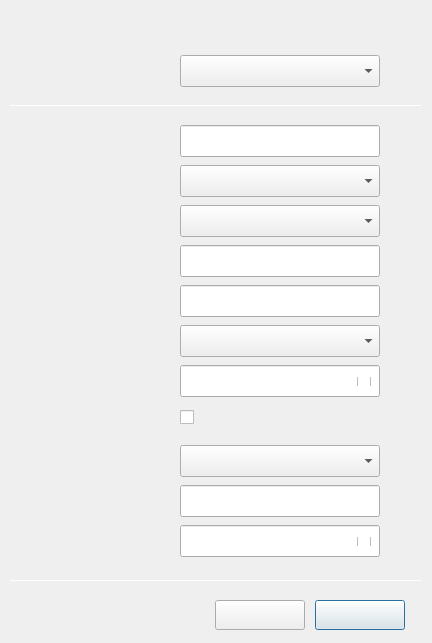
<?xml version="1.0" encoding="UTF-8"?>
<ui version="4.0">
 <class>DlgConnHidWifiSecTunnelTLS</class>
 <widget class="QDialog" name="DlgConnHidWifiSecTunnelTLS">
  <property name="geometry">
   <rect>
    <x>0</x>
    <y>0</y>
    <width>432</width>
    <height>643</height>
   </rect>
  </property>
  <property name="windowTitle">
   <string>Connect to Hidden Wi-Fi Network</string>
  </property>
  <widget class="QComboBox" name="cbxConn">
   <property name="geometry">
    <rect>
     <x>180</x>
     <y>55</y>
     <width>200</width>
     <height>32</height>
    </rect>
   </property>
   <property name="font">
    <font>
     <pointsize>10</pointsize>
    </font>
   </property>
   <property name="styleSheet">
    <string notr="true"/>
   </property>
  </widget>
  <widget class="QLineEdit" name="leCaPwd">
   <property name="geometry">
    <rect>
     <x>180</x>
     <y>365</y>
     <width>200</width>
     <height>32</height>
    </rect>
   </property>
   <property name="font">
    <font>
     <pointsize>10</pointsize>
    </font>
   </property>
   <property name="echoMode">
    <enum>QLineEdit::Password</enum>
   </property>
  </widget>
  <widget class="QLineEdit" name="leNetName">
   <property name="geometry">
    <rect>
     <x>180</x>
     <y>125</y>
     <width>200</width>
     <height>32</height>
    </rect>
   </property>
   <property name="font">
    <font>
     <pointsize>10</pointsize>
    </font>
   </property>
  </widget>
  <widget class="QPushButton" name="btnConnect">
   <property name="geometry">
    <rect>
     <x>315</x>
     <y>600</y>
     <width>90</width>
     <height>30</height>
    </rect>
   </property>
   <property name="font">
    <font>
     <pointsize>10</pointsize>
    </font>
   </property>
   <property name="text">
    <string/>
   </property>
  </widget>
  <widget class="QLineEdit" name="lePassword">
   <property name="geometry">
    <rect>
     <x>180</x>
     <y>525</y>
     <width>200</width>
     <height>32</height>
    </rect>
   </property>
   <property name="font">
    <font>
     <pointsize>10</pointsize>
    </font>
   </property>
   <property name="echoMode">
    <enum>QLineEdit::Password</enum>
   </property>
  </widget>
  <widget class="QPushButton" name="btnCancel">
   <property name="geometry">
    <rect>
     <x>215</x>
     <y>600</y>
     <width>90</width>
     <height>30</height>
    </rect>
   </property>
   <property name="font">
    <font>
     <pointsize>10</pointsize>
    </font>
   </property>
   <property name="text">
    <string/>
   </property>
  </widget>
  <widget class="QLabel" name="lbDomain">
   <property name="geometry">
    <rect>
     <x>76</x>
     <y>290</y>
     <width>90</width>
     <height>20</height>
    </rect>
   </property>
   <property name="font">
    <font>
     <pointsize>10</pointsize>
    </font>
   </property>
   <property name="text">
    <string/>
   </property>
  </widget>
  <widget class="QCheckBox" name="checkBoxPwdSec">
   <property name="geometry">
    <rect>
     <x>357</x>
     <y>537</y>
     <width>18</width>
     <height>9</height>
    </rect>
   </property>
   <property name="font">
    <font>
     <pointsize>10</pointsize>
    </font>
   </property>
   <property name="text">
    <string/>
   </property>
  </widget>
  <widget class="QLabel" name="lbUserName">
   <property name="geometry">
    <rect>
     <x>76</x>
     <y>490</y>
     <width>90</width>
     <height>20</height>
    </rect>
   </property>
   <property name="font">
    <font>
     <pointsize>10</pointsize>
    </font>
   </property>
   <property name="text">
    <string/>
   </property>
  </widget>
  <widget class="QLabel" name="lbSecurity">
   <property name="geometry">
    <rect>
     <x>76</x>
     <y>170</y>
     <width>90</width>
     <height>20</height>
    </rect>
   </property>
   <property name="font">
    <font>
     <pointsize>10</pointsize>
    </font>
   </property>
   <property name="text">
    <string/>
   </property>
  </widget>
  <widget class="QComboBox" name="cbxSecurity">
   <property name="geometry">
    <rect>
     <x>180</x>
     <y>165</y>
     <width>200</width>
     <height>32</height>
    </rect>
   </property>
   <property name="font">
    <font>
     <pointsize>10</pointsize>
    </font>
   </property>
   <property name="styleSheet">
    <string notr="true"/>
   </property>
  </widget>
  <widget class="QComboBox" name="cbxCA">
   <property name="geometry">
    <rect>
     <x>180</x>
     <y>325</y>
     <width>200</width>
     <height>32</height>
    </rect>
   </property>
   <property name="font">
    <font>
     <pointsize>10</pointsize>
    </font>
   </property>
   <property name="styleSheet">
    <string notr="true"/>
   </property>
  </widget>
  <widget class="QComboBox" name="cbxInnerAuth">
   <property name="geometry">
    <rect>
     <x>180</x>
     <y>445</y>
     <width>200</width>
     <height>32</height>
    </rect>
   </property>
   <property name="font">
    <font>
     <pointsize>10</pointsize>
    </font>
   </property>
   <property name="styleSheet">
    <string notr="true"/>
   </property>
  </widget>
  <widget class="QLineEdit" name="leUserName">
   <property name="geometry">
    <rect>
     <x>180</x>
     <y>485</y>
     <width>200</width>
     <height>32</height>
    </rect>
   </property>
   <property name="font">
    <font>
     <pointsize>10</pointsize>
    </font>
   </property>
   <property name="echoMode">
    <enum>QLineEdit::Normal</enum>
   </property>
  </widget>
  <widget class="QLabel" name="lbCA">
   <property name="geometry">
    <rect>
     <x>76</x>
     <y>330</y>
     <width>90</width>
     <height>20</height>
    </rect>
   </property>
   <property name="font">
    <font>
     <pointsize>10</pointsize>
    </font>
   </property>
   <property name="text">
    <string/>
   </property>
  </widget>
  <widget class="QComboBox" name="cbxAuth">
   <property name="geometry">
    <rect>
     <x>180</x>
     <y>205</y>
     <width>200</width>
     <height>32</height>
    </rect>
   </property>
   <property name="font">
    <font>
     <pointsize>10</pointsize>
    </font>
   </property>
   <property name="styleSheet">
    <string notr="true"/>
   </property>
  </widget>
  <widget class="QLabel" name="lbAnonyId">
   <property name="geometry">
    <rect>
     <x>76</x>
     <y>250</y>
     <width>90</width>
     <height>20</height>
    </rect>
   </property>
   <property name="font">
    <font>
     <pointsize>10</pointsize>
    </font>
   </property>
   <property name="text">
    <string/>
   </property>
  </widget>
  <widget class="QLabel" name="lbNetName">
   <property name="geometry">
    <rect>
     <x>76</x>
     <y>130</y>
     <width>90</width>
     <height>20</height>
    </rect>
   </property>
   <property name="font">
    <font>
     <pointsize>10</pointsize>
    </font>
   </property>
   <property name="text">
    <string/>
   </property>
  </widget>
  <widget class="QCheckBox" name="checkBoxCA">
   <property name="geometry">
    <rect>
     <x>180</x>
     <y>405</y>
     <width>200</width>
     <height>25</height>
    </rect>
   </property>
   <property name="font">
    <font>
     <pointsize>10</pointsize>
    </font>
   </property>
   <property name="text">
    <string/>
   </property>
  </widget>
  <widget class="QLabel" name="lbInnerAuth">
   <property name="geometry">
    <rect>
     <x>76</x>
     <y>450</y>
     <width>90</width>
     <height>20</height>
    </rect>
   </property>
   <property name="font">
    <font>
     <pointsize>10</pointsize>
    </font>
   </property>
   <property name="text">
    <string/>
   </property>
  </widget>
  <widget class="QLineEdit" name="leDomain">
   <property name="geometry">
    <rect>
     <x>180</x>
     <y>285</y>
     <width>200</width>
     <height>32</height>
    </rect>
   </property>
   <property name="font">
    <font>
     <pointsize>10</pointsize>
    </font>
   </property>
  </widget>
  <widget class="QLabel" name="lbAuth">
   <property name="geometry">
    <rect>
     <x>76</x>
     <y>210</y>
     <width>90</width>
     <height>20</height>
    </rect>
   </property>
   <property name="font">
    <font>
     <pointsize>10</pointsize>
    </font>
   </property>
   <property name="text">
    <string/>
   </property>
  </widget>
  <widget class="QLabel" name="lbConn">
   <property name="geometry">
    <rect>
     <x>76</x>
     <y>60</y>
     <width>90</width>
     <height>20</height>
    </rect>
   </property>
   <property name="font">
    <font>
     <pointsize>10</pointsize>
    </font>
   </property>
   <property name="text">
    <string/>
   </property>
  </widget>
  <widget class="QLabel" name="lbCaPwd">
   <property name="geometry">
    <rect>
     <x>76</x>
     <y>370</y>
     <width>90</width>
     <height>20</height>
    </rect>
   </property>
   <property name="font">
    <font>
     <pointsize>10</pointsize>
    </font>
   </property>
   <property name="text">
    <string/>
   </property>
  </widget>
  <widget class="QLabel" name="lbPassword">
   <property name="geometry">
    <rect>
     <x>76</x>
     <y>530</y>
     <width>90</width>
     <height>20</height>
    </rect>
   </property>
   <property name="font">
    <font>
     <pointsize>10</pointsize>
    </font>
   </property>
   <property name="text">
    <string/>
   </property>
  </widget>
  <widget class="QCheckBox" name="checkBoxPwd">
   <property name="geometry">
    <rect>
     <x>357</x>
     <y>377</y>
     <width>18</width>
     <height>9</height>
    </rect>
   </property>
   <property name="font">
    <font>
     <pointsize>10</pointsize>
    </font>
   </property>
   <property name="text">
    <string/>
   </property>
  </widget>
  <widget class="QLineEdit" name="leAnonyId">
   <property name="geometry">
    <rect>
     <x>180</x>
     <y>245</y>
     <width>200</width>
     <height>32</height>
    </rect>
   </property>
   <property name="font">
    <font>
     <pointsize>10</pointsize>
    </font>
   </property>
  </widget>
  <widget class="QLabel" name="lbBoder">
   <property name="geometry">
    <rect>
     <x>0</x>
     <y>0</y>
     <width>432</width>
     <height>643</height>
    </rect>
   </property>
   <property name="text">
    <string/>
   </property>
  </widget>
  <widget class="QLabel" name="lbLeftupTitle">
   <property name="geometry">
    <rect>
     <x>30</x>
     <y>15</y>
     <width>140</width>
     <height>22</height>
    </rect>
   </property>
   <property name="text">
    <string/>
   </property>
  </widget>
  <widget class="Line" name="lineUp">
   <property name="geometry">
    <rect>
     <x>10</x>
     <y>105</y>
     <width>412</width>
     <height>1</height>
    </rect>
   </property>
   <property name="orientation">
    <enum>Qt::Horizontal</enum>
   </property>
  </widget>
  <widget class="Line" name="lineDown">
   <property name="geometry">
    <rect>
     <x>10</x>
     <y>580</y>
     <width>412</width>
     <height>1</height>
    </rect>
   </property>
   <property name="orientation">
    <enum>Qt::Horizontal</enum>
   </property>
  </widget>
  <zorder>lbBoder</zorder>
  <zorder>cbxConn</zorder>
  <zorder>leCaPwd</zorder>
  <zorder>leNetName</zorder>
  <zorder>btnConnect</zorder>
  <zorder>lePassword</zorder>
  <zorder>btnCancel</zorder>
  <zorder>lbDomain</zorder>
  <zorder>checkBoxPwdSec</zorder>
  <zorder>lbUserName</zorder>
  <zorder>lbSecurity</zorder>
  <zorder>cbxSecurity</zorder>
  <zorder>cbxCA</zorder>
  <zorder>cbxInnerAuth</zorder>
  <zorder>leUserName</zorder>
  <zorder>lbCA</zorder>
  <zorder>cbxAuth</zorder>
  <zorder>lbAnonyId</zorder>
  <zorder>lbNetName</zorder>
  <zorder>checkBoxCA</zorder>
  <zorder>lbInnerAuth</zorder>
  <zorder>leDomain</zorder>
  <zorder>lbAuth</zorder>
  <zorder>lbConn</zorder>
  <zorder>lbCaPwd</zorder>
  <zorder>lbPassword</zorder>
  <zorder>checkBoxPwd</zorder>
  <zorder>leAnonyId</zorder>
  <zorder>lbLeftupTitle</zorder>
  <zorder>lineUp</zorder>
  <zorder>lineDown</zorder>
 </widget>
 <resources/>
 <connections/>
</ui>
